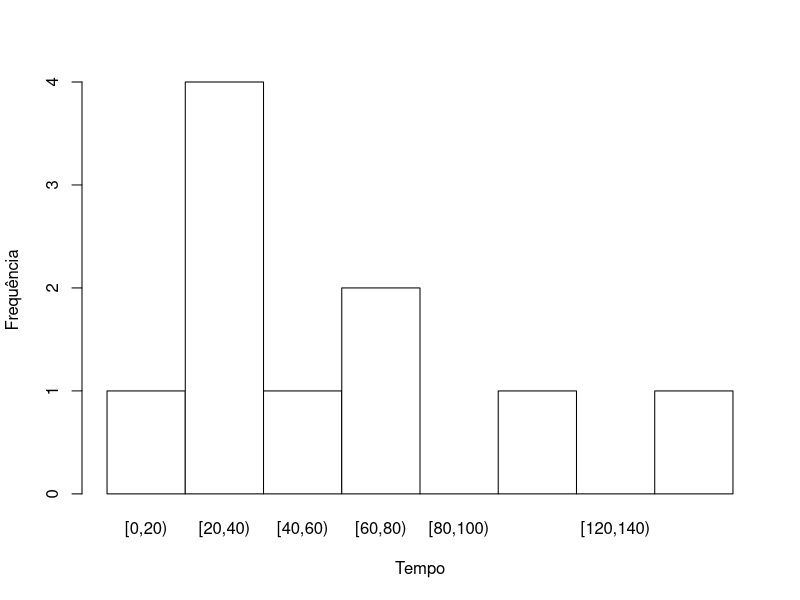
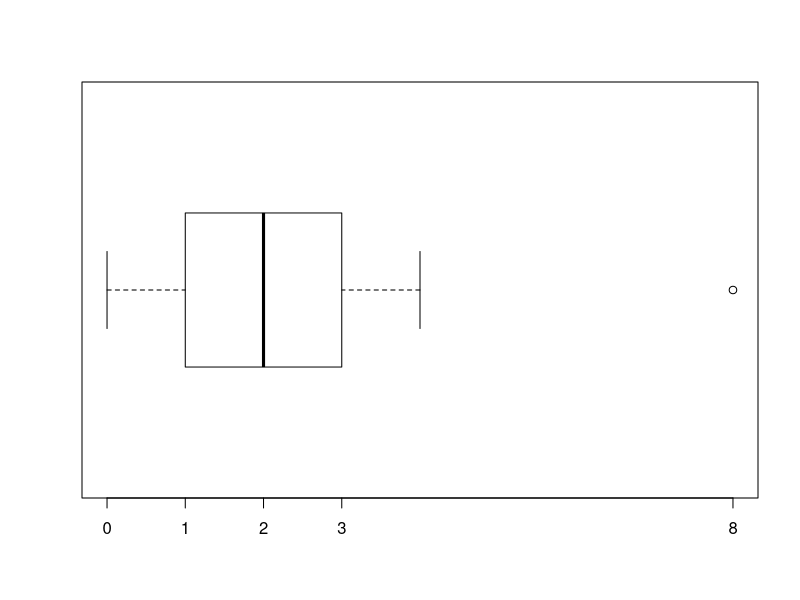
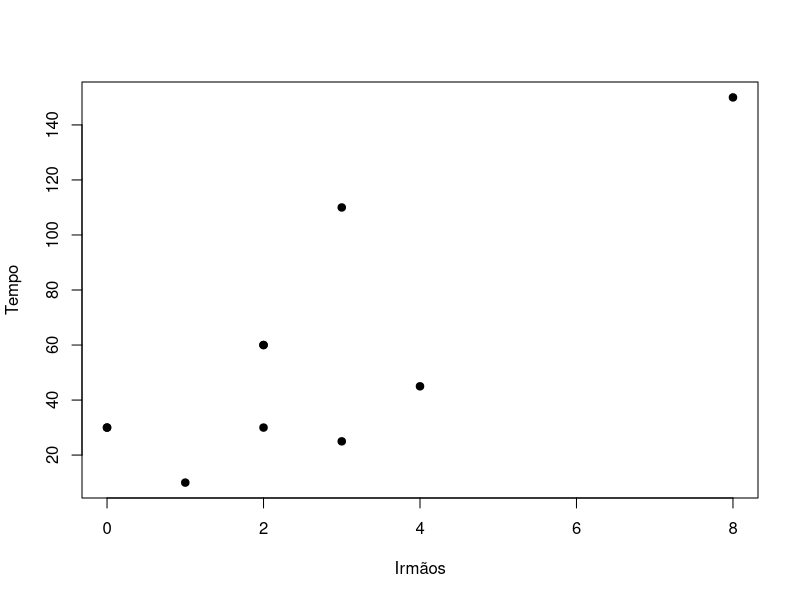
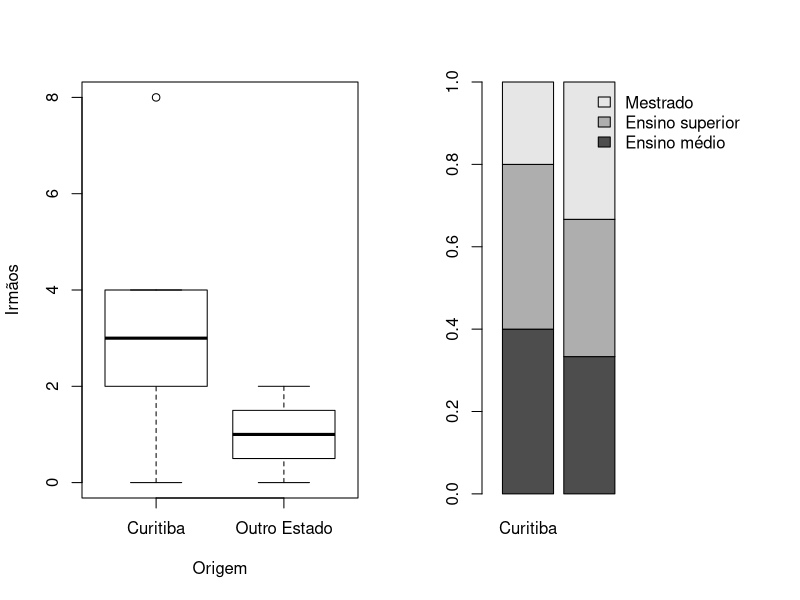

Source code (R) for these figures, in order:
## ---- chunk 1
knitr::opts_chunk$set(echo = TRUE, eval = T)
## ---- chunk 2
dados <- read.csv2("estbas.csv", header = T, sep = ',')
set.seed(2)
dados <- dados[sample(1:nrow(dados), 10),c(2,20,19,22)]
dados[3,4] <- 150
row.names(dados) <- NULL
names(dados) <- c("Escolaridade", "Origem", "Irmãos", "Tempo até universidade")
knitr::kable(dados)
## ---- chunk 3

knitr::kable(t(data.frame("Escolaridade" = "Qualitativa ordinal",
           "Origem" = "Qualitativa nominal",
           "Irmãos" = "Quantitativa discreta",
           "Tempo" = "Quantitativa contínua")))

## ---- chunk 4

knitr::kable(t(data.frame("Amostragem sistemática" = "Método probabilístico")))

## ---- chunk 5
tabela <- as.data.frame(table(dados$Origem))
tabela$Freq_r <- prop.table(table(dados$Origem))
names(tabela) <- c("Origem", "Frequência", "Frequência relativa")
knitr::kable(tabela)

## ---- chunk 6
knitr::kable(t(data.frame(R = "Curitiba é a classe modal, ou seja, a maior parte dos indivíduos vieream de Curitiba.")))

## ---- chunk 7

breaks <- hist(dados$`Tempo até universidade`, plot = F)$breaks

faixas <- cut(dados$`Tempo até universidade`,
              breaks = breaks,
              include.lowest = T,
              right = F)

tabela <- as.data.frame(table(faixas))
tabela$Freq_r <- prop.table(table(faixas))
names(tabela) <- c("Tempo", "Frequência", "Frequência relativa")
knitr::kable(tabela)

## ---- chunk 8
knitr::kable(t(data.frame(R = "[20, 40) é a faixa modal.")))
## ---- chunk 9
Irmaos <- c(mean(dados$Irmãos), var(dados$Irmãos), sd(dados$Irmãos))
names(Irmaos) <- c("Média", "Variância", "Desvio padrão")
df <- as.data.frame(Irmaos)
df$Tempo <- c(mean(dados$`Tempo até universidade`), var(dados$`Tempo até universidade`), sd(dados$`Tempo até universidade`))
knitr::kable(t(round(df, 2)))
## ---- chunk 10
df <- data.frame(Z = c(round((dados[3,3] - mean(dados$Irmãos))/sd(dados$Irmãos), 2),
  round((dados[3,4] - mean(dados$`Tempo até universidade`))/sd(dados$`Tempo até universidade`), 2))
)

rownames(df) <- c("Irmãos", "Tempo")
knitr::kable(df)
## ---- chunk 11
knitr::kable(t(data.frame(R = "O indivíduo está mais de 2 desvios padrões distante da média para ambas as variáveis.")))
## ---- chunk 12

freq <- tabela$Frequência
names(freq) <- tabela$Tempo
barplot(freq, 
        space = 0, 
        xlab = "Tempo", 
        ylab = "Frequência", 
        main = "", 
        col = 0)

## ---- chunk 13

aiq = fivenum(dados$Irmãos)[4] - fivenum(dados$Irmãos)[2]
bp <- c(NA,fivenum(dados$Irmãos)[2:4],NA)
bp[1] <- bp[2] - (1.5*aiq)
bp[5] <- bp[4] + (1.5*aiq)
names(bp) <- c("Q1 - 1.5AIQ", 
               "Q1", "Q2", "Q3",
               "Q3 + 1.5AIQ")


tabela <- c(min(dados$Irmãos), bp, max(dados$Irmãos))
names(tabela)[1] <- "Mínimo"
names(tabela)[7] <- "Máximo"
knitr::kable(t(tabela))

boxplot(dados$Irmãos, xaxt = "n", col = 0, horizontal=T)

axis(1, 
     at=tabela[c(1, 3,4,5,7)],
     labels = T)
## ---- chunk 14
knitr::kable(t(data.frame(R = "A variável é razoavelmete simétrica mas apresenta um valor atípico.")))
## ---- chunk 15
plot(dados$Irmãos, dados$`Tempo até universidade`,
     xlab = 'Irmãos', ylab = 'Tempo', pch = 19)
## ---- chunk 16
dados2 <- subset(dados, Origem %in% c('Curitiba', 'Outro Estado'))

par(mfrow = c(1,2))
boxplot(Irmãos~Origem, 
        ylab = "Irmãos", xlab = "Origem", col = 0,
        data = dados2
        )

y <- prop.table(
  table(
    dados2$Escolaridade, dados2$Origem), 
  margin=2)

barplot(
  y,
  xlim=c(0, ncol(y) + 3),
  legend.text=TRUE,
  args.legend=list(
    x=ncol(y) + 3,
    y=max(colSums(y)),
    bty = "n"
  )
)
## ---- chunk 17
knitr::kable(t(data.frame(R1 = "Aparentemente indivíduos de Curitiba tem mais irmãos que indivíduos de outros estados.",
                          R2 = "A proporção de indivíduos de outro estado com mestrado é superior à proporção de indivíduos com mestrado de Curitiba.")))
## ---- chunk 18
cor = cor(dados$Irmãos, dados$`Tempo até universidade`)
resp <- data.frame("Correlação"= round(cor,  2))
names(resp) <- 'Correlação = '
knitr::kable(t(resp))

## ---- chunk 19
knitr::kable(t(data.frame(R = "O valor calculado é maior que 0, indicando relação linear crescente entre as variáveis, assim como o diagrama de dispersão da questão 9.")))
